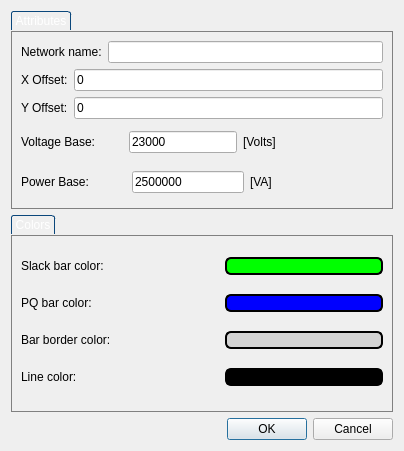
<?xml version="1.0" encoding="UTF-8"?>
<ui version="4.0">
 <class>NetworkProperties</class>
 <widget class="QDialog" name="NetworkProperties">
  <property name="geometry">
   <rect>
    <x>0</x>
    <y>0</y>
    <width>404</width>
    <height>451</height>
   </rect>
  </property>
  <property name="windowTitle">
   <string>Dialog</string>
  </property>
  <layout class="QGridLayout" name="gridLayout">
   <item row="1" column="0">
    <widget class="QGroupBox" name="groupBox_4">
     <property name="styleSheet">
      <string notr="true">QGroupBox {
border: 1px solid gray;
margin-top: 20px;
}

QGroupBox::title
{
    subcontrol-origin: margin;	
    border-top-left-radius: 3px;
    border-top-right-radius: 3px;
    border: 1px solid #0b477b;
    border-bottom: none;
    background-color: qlineargradient(x1: 0, y1: 0, x2: 0, y2: 1,
        stop: 0 #001520, stop: 1 #000809);
    padding: 2 2px;
    color: white;   
}</string>
     </property>
     <property name="title">
      <string>Colors</string>
     </property>
     <layout class="QVBoxLayout" name="verticalLayout">
      <item>
       <layout class="QHBoxLayout" name="horizontalLayout_2">
        <item>
         <widget class="QLabel" name="label_2">
          <property name="text">
           <string>Slack bar color:</string>
          </property>
         </widget>
        </item>
        <item>
         <spacer name="horizontalSpacer_2">
          <property name="orientation">
           <enum>Qt::Horizontal</enum>
          </property>
          <property name="sizeType">
           <enum>QSizePolicy::Minimum</enum>
          </property>
          <property name="sizeHint" stdset="0">
           <size>
            <width>40</width>
            <height>20</height>
           </size>
          </property>
         </spacer>
        </item>
        <item>
         <widget class="QPushButton" name="slackColor">
          <property name="focusPolicy">
           <enum>Qt::NoFocus</enum>
          </property>
          <property name="autoFillBackground">
           <bool>false</bool>
          </property>
          <property name="styleSheet">
           <string notr="true">border: 2px solid #000000;
border-radius: 6px;
background-color: rgb(0,255,0);
selection-background-color: rgb(0,255,0);</string>
          </property>
          <property name="text">
           <string/>
          </property>
          <property name="flat">
           <bool>true</bool>
          </property>
         </widget>
        </item>
       </layout>
      </item>
      <item>
       <layout class="QHBoxLayout" name="horizontalLayout_3">
        <item>
         <widget class="QLabel" name="label_5">
          <property name="text">
           <string>PQ bar color:</string>
          </property>
         </widget>
        </item>
        <item>
         <spacer name="horizontalSpacer_3">
          <property name="orientation">
           <enum>Qt::Horizontal</enum>
          </property>
          <property name="sizeType">
           <enum>QSizePolicy::Minimum</enum>
          </property>
          <property name="sizeHint" stdset="0">
           <size>
            <width>40</width>
            <height>20</height>
           </size>
          </property>
         </spacer>
        </item>
        <item>
         <widget class="QPushButton" name="pqColor">
          <property name="focusPolicy">
           <enum>Qt::NoFocus</enum>
          </property>
          <property name="autoFillBackground">
           <bool>false</bool>
          </property>
          <property name="styleSheet">
           <string notr="true">border: 2px solid #000000;
border-radius: 6px;
background-color: rgb(0,0,255);
selection-background-color: rgb(0,0,255);</string>
          </property>
          <property name="text">
           <string/>
          </property>
          <property name="flat">
           <bool>true</bool>
          </property>
         </widget>
        </item>
       </layout>
      </item>
      <item>
       <layout class="QHBoxLayout" name="horizontalLayout_4">
        <item>
         <widget class="QLabel" name="label_3">
          <property name="text">
           <string>Bar border color:</string>
          </property>
         </widget>
        </item>
        <item>
         <spacer name="horizontalSpacer_4">
          <property name="orientation">
           <enum>Qt::Horizontal</enum>
          </property>
          <property name="sizeType">
           <enum>QSizePolicy::Minimum</enum>
          </property>
          <property name="sizeHint" stdset="0">
           <size>
            <width>40</width>
            <height>20</height>
           </size>
          </property>
         </spacer>
        </item>
        <item>
         <widget class="QPushButton" name="barBorderColor">
          <property name="focusPolicy">
           <enum>Qt::NoFocus</enum>
          </property>
          <property name="autoFillBackground">
           <bool>false</bool>
          </property>
          <property name="styleSheet">
           <string notr="true">border: 2px solid #000000;
border-radius: 6px;
background-color: lightgray;
selection-background-color: lightgray;</string>
          </property>
          <property name="text">
           <string/>
          </property>
          <property name="flat">
           <bool>true</bool>
          </property>
         </widget>
        </item>
       </layout>
      </item>
      <item>
       <layout class="QHBoxLayout" name="horizontalLayout_5">
        <item>
         <widget class="QLabel" name="label_4">
          <property name="text">
           <string>Line color:</string>
          </property>
         </widget>
        </item>
        <item>
         <spacer name="horizontalSpacer_5">
          <property name="orientation">
           <enum>Qt::Horizontal</enum>
          </property>
          <property name="sizeType">
           <enum>QSizePolicy::Minimum</enum>
          </property>
          <property name="sizeHint" stdset="0">
           <size>
            <width>40</width>
            <height>20</height>
           </size>
          </property>
         </spacer>
        </item>
        <item>
         <widget class="QPushButton" name="lineColor">
          <property name="focusPolicy">
           <enum>Qt::NoFocus</enum>
          </property>
          <property name="autoFillBackground">
           <bool>false</bool>
          </property>
          <property name="styleSheet">
           <string notr="true">border: 2px solid #000000;
border-radius: 6px;
background-color: black;
selection-background-color: black;</string>
          </property>
          <property name="text">
           <string/>
          </property>
          <property name="autoDefault">
           <bool>false</bool>
          </property>
          <property name="flat">
           <bool>true</bool>
          </property>
         </widget>
        </item>
       </layout>
      </item>
     </layout>
    </widget>
   </item>
   <item row="2" column="0">
    <widget class="QDialogButtonBox" name="buttonBox">
     <property name="orientation">
      <enum>Qt::Horizontal</enum>
     </property>
     <property name="standardButtons">
      <set>QDialogButtonBox::Cancel|QDialogButtonBox::Ok</set>
     </property>
    </widget>
   </item>
   <item row="0" column="0">
    <widget class="QGroupBox" name="groupBox_3">
     <property name="styleSheet">
      <string notr="true">QGroupBox {
border: 1px solid gray;
margin-top: 20px;
}

QGroupBox::title
{
    subcontrol-origin: margin;	
    border-top-left-radius: 3px;
    border-top-right-radius: 3px;
    border: 1px solid #0b477b;
    border-bottom: none;
    background-color: qlineargradient(x1: 0, y1: 0, x2: 0, y2: 1,
        stop: 0 #001520, stop: 1 #000809);
    padding: 2 2px;
    color: white;   
}</string>
     </property>
     <property name="title">
      <string>Attributes</string>
     </property>
     <layout class="QGridLayout" name="gridLayout_2">
      <item row="0" column="0">
       <layout class="QHBoxLayout" name="horizontalLayout">
        <item>
         <widget class="QLabel" name="label">
          <property name="text">
           <string>Network name:</string>
          </property>
         </widget>
        </item>
        <item>
         <widget class="QLineEdit" name="networkName"/>
        </item>
       </layout>
      </item>
      <item row="1" column="0">
       <layout class="QHBoxLayout" name="horizontalLayout_6">
        <item>
         <widget class="QLabel" name="label_6">
          <property name="text">
           <string>X Offset:</string>
          </property>
         </widget>
        </item>
        <item>
         <widget class="QLineEdit" name="xOffset">
          <property name="text">
           <string>0</string>
          </property>
         </widget>
        </item>
       </layout>
      </item>
      <item row="2" column="0">
       <layout class="QHBoxLayout" name="horizontalLayout_7">
        <item>
         <widget class="QLabel" name="label_7">
          <property name="text">
           <string>Y Offset:</string>
          </property>
         </widget>
        </item>
        <item>
         <widget class="QLineEdit" name="yOffset">
          <property name="text">
           <string>0</string>
          </property>
         </widget>
        </item>
       </layout>
      </item>
      <item row="3" column="0">
       <layout class="QHBoxLayout" name="horizontalLayout_10">
        <item>
         <widget class="QLabel" name="label_10">
          <property name="text">
           <string>Voltage Base:</string>
          </property>
         </widget>
        </item>
        <item>
         <spacer name="horizontalSpacer_14">
          <property name="orientation">
           <enum>Qt::Horizontal</enum>
          </property>
          <property name="sizeType">
           <enum>QSizePolicy::Fixed</enum>
          </property>
          <property name="sizeHint" stdset="0">
           <size>
            <width>27</width>
            <height>20</height>
           </size>
          </property>
         </spacer>
        </item>
        <item>
         <widget class="QLineEdit" name="voltageBase">
          <property name="text">
           <string>23000</string>
          </property>
         </widget>
        </item>
        <item>
         <widget class="QLabel" name="label_14">
          <property name="text">
           <string>[Volts]</string>
          </property>
         </widget>
        </item>
        <item>
         <spacer name="horizontalSpacer_15">
          <property name="orientation">
           <enum>Qt::Horizontal</enum>
          </property>
          <property name="sizeHint" stdset="0">
           <size>
            <width>40</width>
            <height>20</height>
           </size>
          </property>
         </spacer>
        </item>
       </layout>
      </item>
      <item row="4" column="0">
       <layout class="QHBoxLayout" name="horizontalLayout_11">
        <item>
         <widget class="QLabel" name="label_11">
          <property name="text">
           <string>Power Base:</string>
          </property>
         </widget>
        </item>
        <item>
         <spacer name="horizontalSpacer_16">
          <property name="orientation">
           <enum>Qt::Horizontal</enum>
          </property>
          <property name="sizeType">
           <enum>QSizePolicy::Fixed</enum>
          </property>
          <property name="sizeHint" stdset="0">
           <size>
            <width>37</width>
            <height>20</height>
           </size>
          </property>
         </spacer>
        </item>
        <item>
         <widget class="QLineEdit" name="powerBase">
          <property name="text">
           <string>2500000</string>
          </property>
         </widget>
        </item>
        <item>
         <widget class="QLabel" name="label_15">
          <property name="text">
           <string>[VA]</string>
          </property>
         </widget>
        </item>
        <item>
         <spacer name="horizontalSpacer_17">
          <property name="orientation">
           <enum>Qt::Horizontal</enum>
          </property>
          <property name="sizeHint" stdset="0">
           <size>
            <width>40</width>
            <height>20</height>
           </size>
          </property>
         </spacer>
        </item>
       </layout>
      </item>
     </layout>
    </widget>
   </item>
  </layout>
 </widget>
 <resources/>
 <connections>
  <connection>
   <sender>buttonBox</sender>
   <signal>accepted()</signal>
   <receiver>NetworkProperties</receiver>
   <slot>accept()</slot>
   <hints>
    <hint type="sourcelabel">
     <x>248</x>
     <y>254</y>
    </hint>
    <hint type="destinationlabel">
     <x>157</x>
     <y>274</y>
    </hint>
   </hints>
  </connection>
  <connection>
   <sender>buttonBox</sender>
   <signal>rejected()</signal>
   <receiver>NetworkProperties</receiver>
   <slot>reject()</slot>
   <hints>
    <hint type="sourcelabel">
     <x>316</x>
     <y>260</y>
    </hint>
    <hint type="destinationlabel">
     <x>286</x>
     <y>274</y>
    </hint>
   </hints>
  </connection>
 </connections>
</ui>
